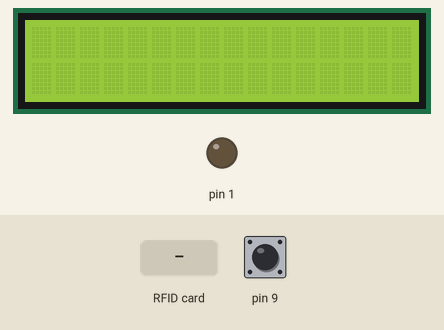
Recording of a sketch running on a simulated Arduino Uno, built with avr-gcc and run on an emulated ATmega328P. Shown: 16×2 character LCD, output pins drawn as LEDs (lit = HIGH). The inputs (shaded band) are chosen by the test bench; at power-on: pin 9 HIGH. Pins used as bus, display or sensor lines are not drawn.

Above: at 1.3 s.
1.4 s: pin 9 pulled LOW for 0.15 s
At 2.6 s:
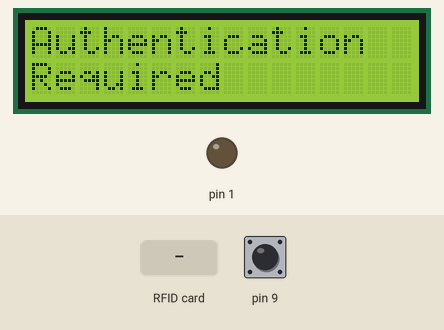
3.0 s: RFID card 43 89 49 E5 held to the reader
At 4.4 s:
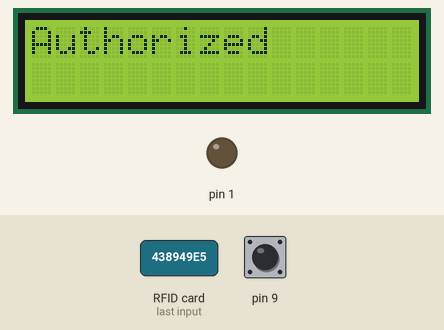
9.0 s: pin 9 pulled LOW for 3.2 s
At 13.1 s:
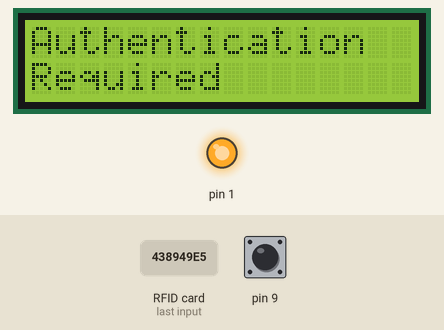
13.7 s: RFID card 5E 7A 19 C4 held to the reader
At 14.1 s:
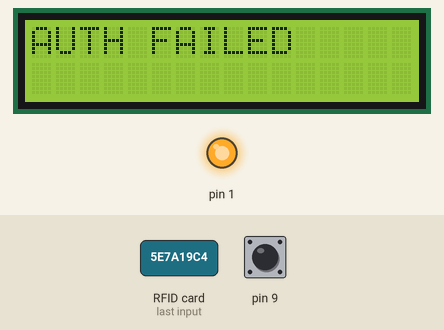
Timing chart, 0 to 16.7 s (numbered marks = the images above; inputs shaded):
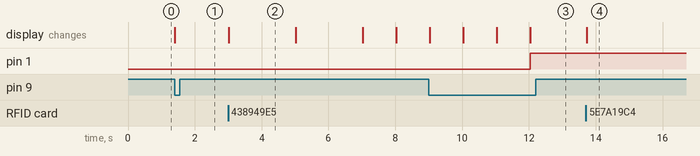

Measured:
- after the input at 1.4 s, the display: changes at once (image 1)
- after the input at 3.0 s, the display: changes at once (image 2)
- after the input at 9.0 s, the display: first differs from a run without the input after 3.0 s (image 3)
- after the input at 13.7 s, the display: changes at once (image 4)
- what the display in image 2 shows lasts 2.0 s, from 3.0 s to 5.0 s

The sketch:

Unreasonable_Button.ino
```cpp
// include the library code:
#include <LiquidCrystal.h>
#include <MFRC522.h>
#include <SPI.h>

// initialize the library by associating any needed LCD interface pin
// with the arduino pin number it is connected to
const int rs = 7, en = 6, d4 = 5, d5 = 4, d6 = 3, d7 = 2;
LiquidCrystal lcd(rs, en, d4, d5, d6, d7);

#define RST_PIN         8          // Configurable, see typical pin layout above
#define SS_PIN          10         // Configurable, see typical pin layout above

const String VALID_ID = "438949E5";

MFRC522 mfrc522(SS_PIN, RST_PIN);  // Create MFRC522 instance

enum STATE {
  OFF,
  ON,
  AUTH,
  SUCCESS,
  FAIL
};

STATE state = OFF;
STATE authGoal = ON;

long stateTime = 0;

void setup() {

  pinMode(9, INPUT_PULLUP);
  pinMode(1, OUTPUT);

  digitalWrite(1, LOW);

  // Serial.begin(9600);


  // Serial.println("TEST");

  // set up the LCD's number of columns and rows:
  lcd.begin(16, 2);

  SPI.begin(); // SPI bus
  mfrc522.PCD_Init(); // MFRC522
}

long lastMillis;

int buttonLastRecorded = LOW;

void loop() {

  unsigned long time = millis();
  int button = digitalRead(9);
  bool buttonJustPressed = (button == LOW && buttonLastRecorded == HIGH);

  stateTime += time - lastMillis;

  if (state == SUCCESS) Serial.println(state);

  if (state == OFF) {
      // Serial.println("OFF STATE REACHED");
      if (buttonJustPressed) {
        lcd.clear();
        lcd.print("Authentication");
        lcd.setCursor(0,1);
        lcd.print("Required");
        state = AUTH;
        authGoal = ON;
        stateTime = 0;
      }
  } else if (state == ON) {
      // Serial.println("ON STATE REACHED");
      if (buttonJustPressed) {
        lcd.clear();
        lcd.print("Authentication");
        lcd.setCursor(0,1);
        lcd.print("Required");
        state = AUTH;
        authGoal = OFF;
        stateTime = 0;
      }
  } else if (state == AUTH) {
      // Serial.println("AUTH STATE REACHED");
      String cardId = checkUid();
      if (!cardId.equalsIgnoreCase("")) {
      if (cardId.equalsIgnoreCase(VALID_ID)) {
        state = SUCCESS;
        stateTime = 0;
        Serial.println("SUCCESS STATE");
      } else {
        state = FAIL;
        stateTime = 0;
        Serial.println("FAIL STATE");
      }
      }
  } else if (state == SUCCESS) {
      // Serial.println("SUCCESS STATE REACHED");
      lcd.clear();
      lcd.print("Authorized");
      delay(2000);
      lcd.clear();
      if (authGoal == ON) {
        lcd.print("ACTIVATING LED");
      } else {
        lcd.print("DEACTIVATING LED");
      }
      lcd.setCursor(0,1);
      lcd.print("Stand Clear");
      delay(2000);
      lcd.setCursor(0, 1);
      lcd.print(("                "));
      for (int i = 5; i >= 1; i--) {
        lcd.setCursor(0, 1);
        for (int j = 0; j < 5-i; j++) {
          lcd.print("  ");
        }
        lcd.print(i);
        delay(1000);
      }
      digitalWrite(1, authGoal == ON ? HIGH : LOW);
      lcd.clear();
      state = authGoal;
      stateTime = 0;
  } else if (state == FAIL) {
      // Serial.println("FAIL STATE REACHED");
      lcd.clear();
      lcd.print("AUTH FAILED");
      delay(3000);

      lcd.clear();
      lcd.print("LED Locked For");
      for (int i = 30; i >= 1; i--) {
        lcd.setCursor(0, 1);
        lcd.print("   ");
        lcd.setCursor(0, 1);
        lcd.print(i);
        delay(1000);
      }
      state = authGoal == ON ? OFF : ON;
      stateTime = 0;
      lcd.clear();

  } else {
      // Serial.println("DEFAULT FOR SOME REASON");
  }


  lastMillis = time;
  buttonLastRecorded = button;
}

String checkUid() {
  if ( ! mfrc522.PICC_IsNewCardPresent()) {
		return "";
	}

	// Select one of the cards
	if ( ! mfrc522.PICC_ReadCardSerial()) {
		return "";
	}

  String uid = String(mfrc522.uid.uidByte[0], HEX) +
            String(mfrc522.uid.uidByte[1], HEX) +
            String(mfrc522.uid.uidByte[2], HEX) +
            String(mfrc522.uid.uidByte[3], HEX);
  return uid;
}
```
